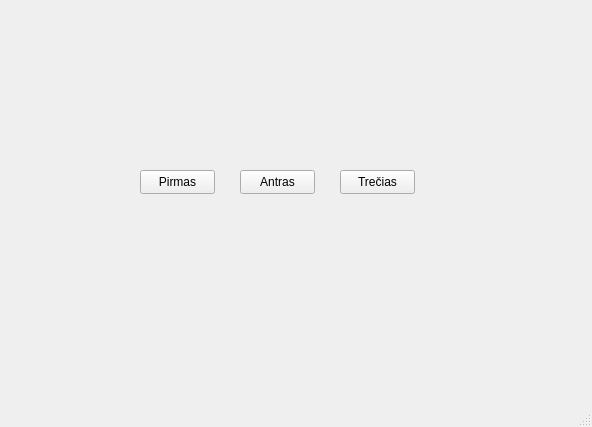
<?xml version="1.0" encoding="UTF-8"?>
<ui version="4.0">
 <class>MainWindow</class>
 <widget class="QMainWindow" name="MainWindow">
  <property name="geometry">
   <rect>
    <x>0</x>
    <y>0</y>
    <width>592</width>
    <height>427</height>
   </rect>
  </property>
  <property name="windowTitle">
   <string>MainWindow</string>
  </property>
  <widget class="QWidget" name="centralwidget">
   <widget class="QPushButton" name="pirmas_mygtukas">
    <property name="geometry">
     <rect>
      <x>140</x>
      <y>170</y>
      <width>75</width>
      <height>24</height>
     </rect>
    </property>
    <property name="text">
     <string>Pirmas</string>
    </property>
   </widget>
   <widget class="QPushButton" name="antras_mygtukas">
    <property name="geometry">
     <rect>
      <x>240</x>
      <y>170</y>
      <width>75</width>
      <height>24</height>
     </rect>
    </property>
    <property name="text">
     <string>Antras</string>
    </property>
   </widget>
   <widget class="QPushButton" name="trecias_mygtukas">
    <property name="geometry">
     <rect>
      <x>340</x>
      <y>170</y>
      <width>75</width>
      <height>24</height>
     </rect>
    </property>
    <property name="text">
     <string>Trečias</string>
    </property>
   </widget>
  </widget>
  <widget class="QMenuBar" name="menubar">
   <property name="geometry">
    <rect>
     <x>0</x>
     <y>0</y>
     <width>592</width>
     <height>22</height>
    </rect>
   </property>
  </widget>
  <widget class="QStatusBar" name="statusbar"/>
 </widget>
 <resources/>
 <connections/>
</ui>
